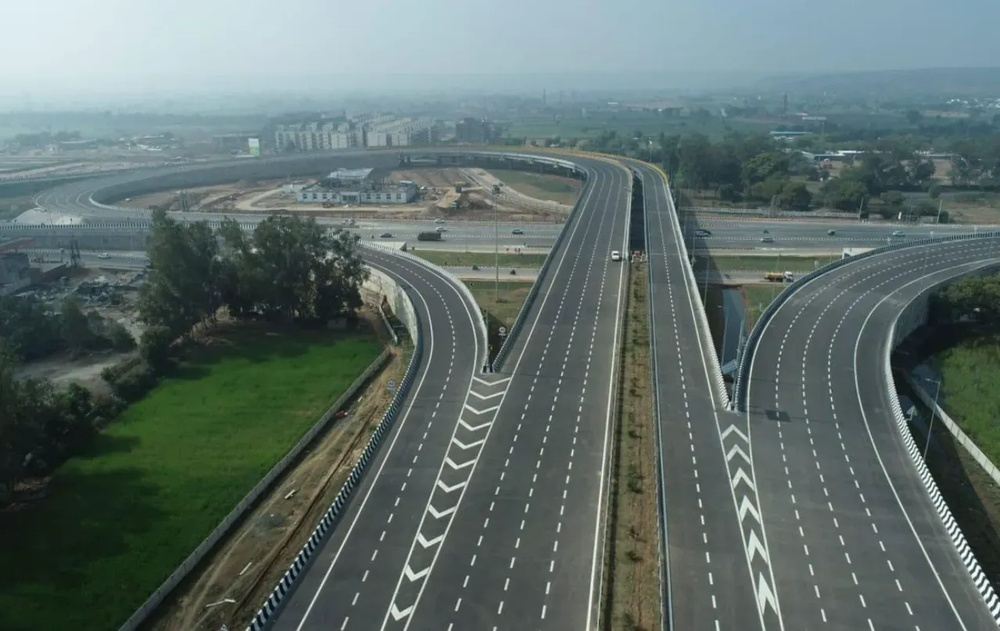
#> input picture road.jpg, 1000 x 631 px, shrunk from 1277 x 806 before the run
$ jupyter execute Exp7.ipynb
#> lines starting #> are read from the running program, lines starting #| are printed output that depends on the picture; after the words box and inside, x2 and y2 are one past the last pixel; in counts of white or black regions, pixels touching at a corner belong together
[cell 1]
import cv2
import numpy as np
import matplotlib.pyplot as plt

img = cv2.imread('road.jpg')
#> img is the input picture: shape (631, 1000, 3); mean B, G, R 106.7, 109.9, 94.5

# Check whether image was loaded successfully
if img is None:
    raise FileNotFoundError(
        "Could not find 'road.jpg'. Make sure the image is in the same folder as this notebook."
    )

# Convert BGR to RGB for Matplotlib
img = cv2.cvtColor(img, cv2.COLOR_BGR2RGB)

# Convert to grayscale
gray = cv2.cvtColor(img, cv2.COLOR_RGB2GRAY)
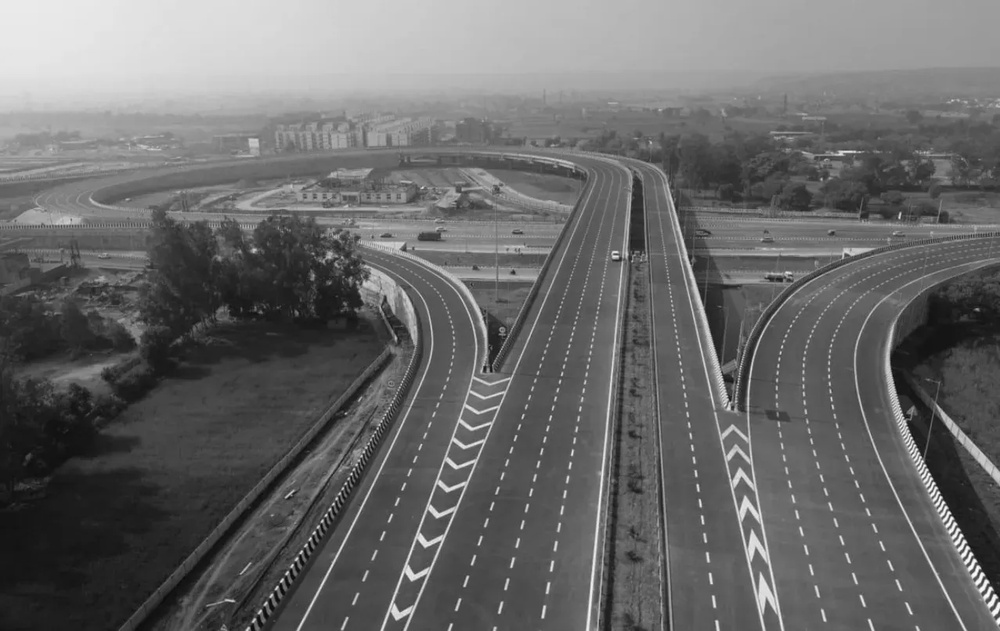
#> gray: shape (631, 1000); min 6, max 253, mean 104.9

plt.figure(figsize=(20, 10))

plt.subplot(1, 2, 1)
plt.imshow(img)
plt.title('Input Image')
plt.axis('off')

plt.subplot(1, 2, 2)
plt.imshow(gray, cmap='gray')
plt.title('Grayscale')
plt.axis('off')

plt.show()
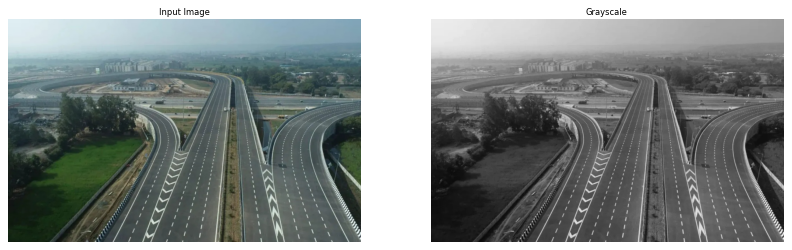
#> figure drawn by matplotlib, 2 panels

threshold_value = 120

_, threshold = cv2.threshold(
    gray,
    threshold_value,
    255,
    cv2.THRESH_BINARY
)
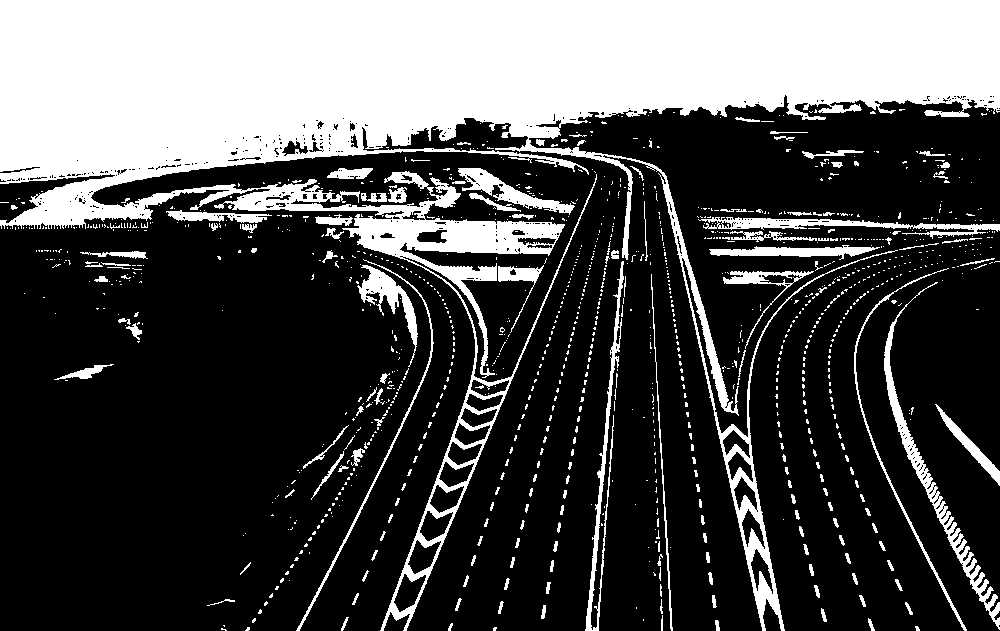
#> threshold: shape (631, 1000); 30.5% white; 1126 white regions (965 under 20 px), largest, box (x1, y1, x2, y2) and area: (0, 0, 1000, 631) 163013, (884, 282, 1000, 630) 3090, (698, 217, 1000, 239) 2061


# Display threshold image
plt.figure(figsize=(10, 8))
plt.imshow(threshold, cmap='gray')
plt.title('Threshold')
plt.axis('off')
plt.show()

# Get image dimensions
height, width = threshold.shape
#> height = 631; width = 1000

# Define ROI dynamically based on image size
roi_vertices = np.array([[
    [int(width * 0.10), int(height * 0.90)],
    [int(width * 0.90), int(height * 0.90)],
    [int(width * 0.57), int(height * 0.53)],
    [int(width * 0.43), int(height * 0.53)]
]], dtype=np.int32)


# Create blank mask
mask = np.zeros_like(threshold)


# Since threshold is grayscale, use 255
ignore_mask_color = 255


# Fill polygon
cv2.fillPoly(
    mask,
    roi_vertices,
    ignore_mask_color
)
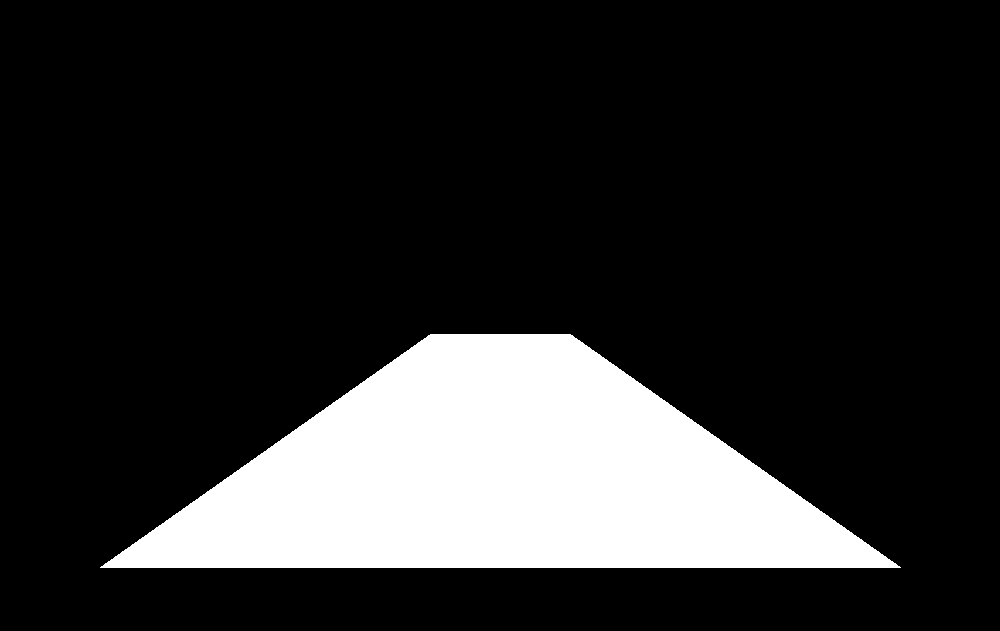
#> mask: shape (631, 1000); 17.5% white; 1 white region, box (x1, y1, x2, y2) and area: (100, 334, 901, 568) 110311


# Create ROI
roi = cv2.bitwise_and(
    threshold,
    mask
)
#> roi: shape (631, 1000); 1.6% white; 269 white regions (210 under 20 px), largest, box (x1, y1, x2, y2) and area: (404, 334, 531, 568) 2684, (720, 440, 772, 568) 1724, (592, 363, 615, 568) 823


# Display ROI results
plt.figure(figsize=(20, 10))

plt.subplot(1, 3, 1)
plt.imshow(threshold, cmap='gray')
plt.title('Initial Threshold')
plt.axis('off')

plt.subplot(1, 3, 2)
plt.imshow(mask, cmap='gray')
plt.title('Polygon Mask')
plt.axis('off')

plt.subplot(1, 3, 3)
plt.imshow(roi, cmap='gray')
plt.title('Isolated ROI')
plt.axis('off')

plt.show()

edges = cv2.Canny(
    roi,
    50,
    150
)
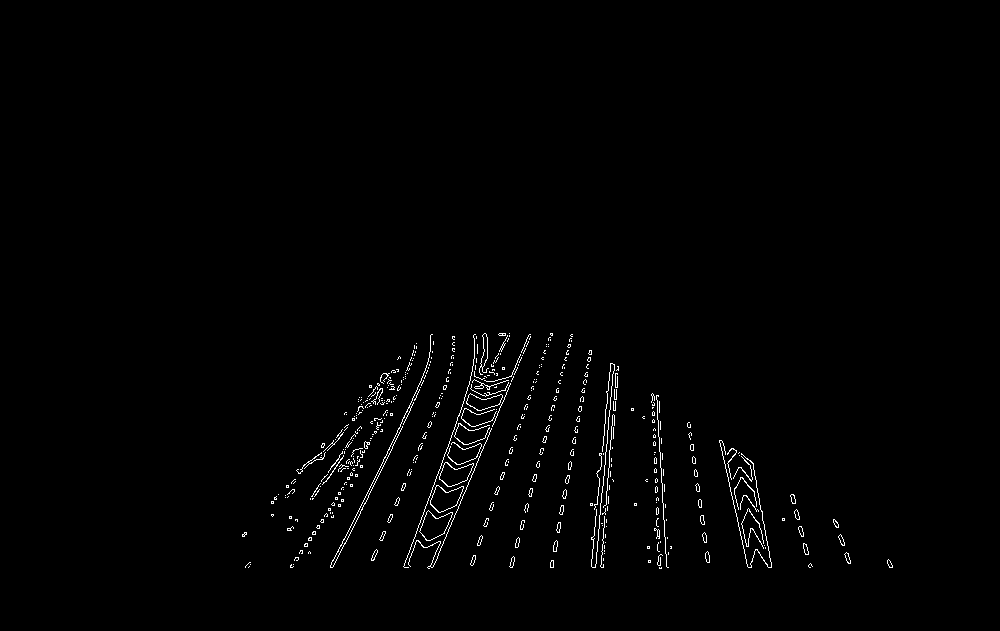
#> edges: shape (631, 1000); 1.1% white in thin lines or dots, all inside (x1, y1, x2, y2) = (242, 333, 893, 569)


# Gaussian blur
canny_blur = cv2.GaussianBlur(
    edges,
    (5, 5),
    0
)


# Display edge detection
plt.figure(figsize=(20, 10))

plt.subplot(1, 2, 1)
plt.imshow(edges, cmap='gray')
plt.title('Edge Detection')
plt.axis('off')

plt.subplot(1, 2, 2)
plt.imshow(canny_blur, cmap='gray')
plt.title('Blurred Edges')
plt.axis('off')

plt.show()

def draw_lines(img, lines, color=(255, 0, 0), thickness=2):
    """
    Draw detected lines on an image.

    Lines are converted to shape (N, 4)
    to avoid unpacking errors.
    """

    if lines is None:
        return

    # Convert to NumPy array
    lines = np.asarray(lines)

    # Convert to shape (N, 4)
    lines = lines.reshape(-1, 4)

    # Draw every line
    for x1, y1, x2, y2 in lines:

        cv2.line(
            img,
            (int(x1), int(y1)),
            (int(x2), int(y2)),
            color,
            thickness
        )


rho = 1
theta = np.pi / 180

threshold_hough = 20
min_line_length = 20
max_line_gap = 10


lines = cv2.HoughLinesP(
    canny_blur,
    rho,
    theta,
    threshold_hough,
    minLineLength=min_line_length,
    maxLineGap=max_line_gap
)
#> lines = 321 rows, first 6: [328, 569, 434, 351], [729, 496, 764, 510], [511, 569, 574, 333], [402, 569, 508, 331], [430, 570, 531, 332], [596, 486, 613, 361]


if lines is not None:

    # Convert from:
    # (N, 1, 4)
    #
    # to:
    # (N, 4)

    lines = lines.reshape(-1, 4)

    print("Hough line array shape:", lines.shape)
#| Hough line array shape: (321, 4)

else:

    print("No Hough lines were detected.")


hough = np.zeros(
    (img.shape[0], img.shape[1], 3),
    dtype=np.uint8
)


draw_lines(
    hough,
    lines,
    color=(255, 0, 0),
    thickness=2
)
#> the loop in draw_lines, `for x1, y1, x2, y2 in lines: ` made 321 passes
#> after the loop in draw_lines, `for x1, y1, x2, y2 in lines:`:
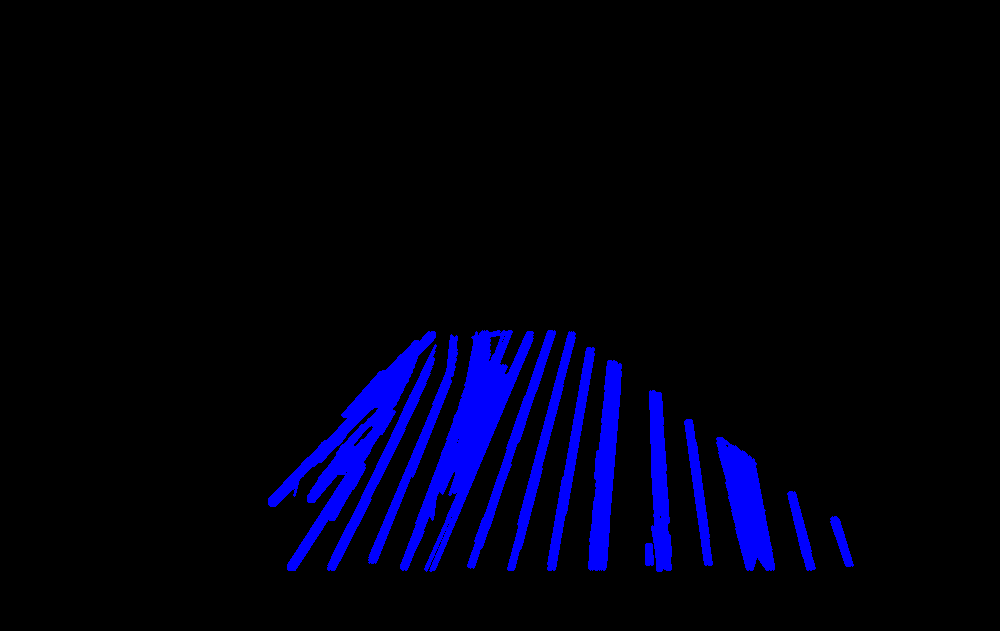
#> img: shape (631, 1000, 3); mean of channels 0, 1, 2 16.9, 0, 0; drawn as B, G, R


# Print detected lines safely
if lines is not None and len(lines) > 0:

    print(
        "Found {} lines, including: {}".format(
            len(lines),
            lines[0]
        )
    )
#| Found 321 lines, including: [328 569 434 351]

else:

    print("Found 0 lines.")


# Display Hough lines
plt.figure(figsize=(15, 10))

plt.imshow(hough)
plt.title('Hough Lines')
plt.axis('off')

plt.show()


def separate_left_right_lines(lines):
    """
    Separate lines into left and right lanes
    based on their slope.
    """

    left_lines = []
    right_lines = []

    if lines is None:
        return left_lines, right_lines

    # Make sure shape is (N, 4)
    lines = np.asarray(lines).reshape(-1, 4)

    for x1, y1, x2, y2 in lines:

        # Avoid division by zero
        if x2 - x1 == 0:
            continue

        # Calculate slope
        slope = (y2 - y1) / (x2 - x1)

        # Negative slope = left lane
        if slope < -0.5:

            left_lines.append(
                [x1, y1, x2, y2]
            )

        # Positive slope = right lane
        elif slope > 0.5:

            right_lines.append(
                [x1, y1, x2, y2]
            )

    return left_lines, right_lines


def cal_avg(values):

    if values is not None and len(values) > 0:

        return sum(values) / len(values)

    return 0


def extrapolate_lines(lines, upper_border, lower_border):
    """
    Extrapolate multiple detected lines into
    one average lane line.
    """

    slopes = []
    consts = []

    if lines is not None and len(lines) > 0:

        for x1, y1, x2, y2 in lines:

            # Avoid vertical lines
            if x2 - x1 == 0:
                continue

            # Calculate slope
            slope = (y2 - y1) / (x2 - x1)

            slopes.append(slope)

            # Equation:
            # y = mx + c
            c = y1 - slope * x1

            consts.append(c)


    # If no valid lines were found
    if len(slopes) == 0 or len(consts) == 0:

        return [
            0,
            lower_border,
            0,
            upper_border
        ]


    # Calculate average slope and intercept
    avg_slope = cal_avg(slopes)
    avg_consts = cal_avg(consts)


    # Avoid division by zero
    if avg_slope == 0:

        return [
            0,
            lower_border,
            0,
            upper_border
        ]


    # Calculate lower intersection
    x_lane_lower_point = int(
        (lower_border - avg_consts) / avg_slope
    )


    # Calculate upper intersection
    x_lane_upper_point = int(
        (upper_border - avg_consts) / avg_slope
    )


    return [
        x_lane_lower_point,
        lower_border,
        x_lane_upper_point,
        upper_border
    ]


roi_upper_border = int(height * 0.53)
#> roi_upper_border = 334
roi_lower_border = int(height * 0.90)
#> roi_lower_border = 567


lanes_img = np.zeros(
    (img.shape[0], img.shape[1], 3),
    dtype=np.uint8
)


lines_left, lines_right = separate_left_right_lines(
    lines
)
#> the loop in separate_left_right_lines, `for x1, y1, x2, y2 in lines:` made 321 passes
#> (x1, y1, x2, y2, slope) on passes 1 to 3: (328, 569, 434, 351, -2.06), (729, 496, 764, 510, 0.4), (511, 569, 574, 333, -3.75)
#> after the loop in separate_left_right_lines, `for x1, y1, x2, y2 in lines:`: left_lines = 235 items, first 6: [328, 569, 434, 351], [511, 569, 574, 333], [402, 569, 508, 331], [430, 570, 531, 332], [596, 486, 613, 361], [271, 505, 414, 362]; right_lines = 78 items, first 6: [652, 391, 661, 570], [653, 391, 668, 569], [650, 391, 657, 570], [650, 393, 653, 494], [720, 438, 771, 549], [690, 420, 710, 564]
#> lines_left has the same summary as left_lines in separate_left_right_lines; lines_right has the same summary as right_lines in separate_left_right_lines


print(
    "Left lane lines detected:",
    len(lines_left)
)
#| Left lane lines detected: 235

print(
    "Right lane lines detected:",
    len(lines_right)
)
#| Right lane lines detected: 78


lane_left = extrapolate_lines(
    lines_left,
    roi_upper_border,
    roi_lower_border
)
#> the loop in extrapolate_lines, `for x1, y1, x2, y2 in lines:` made 235 passes
#> (x1, y1, x2, y2, slope, c) on passes 1 to 3: (328, 569, 434, 351, -2.06, 1243.6), (511, 569, 574, 333, -3.75, 2483.2), (402, 569, 508, 331, -2.25, 1471.6)
#> after the loop in extrapolate_lines, `for x1, y1, x2, y2 in lines:`: consts = 235 values, max 10302 at index 109, min 679.2 at index 215, mean 2057.9; slopes = 235 values, max -0.8 at index 215, min -16.5 at index 109, mean -3.24
#> in extrapolate_lines, `avg_slope = cal_avg(slopes)`: avg_slope = -3.24
#> in extrapolate_lines, `avg_consts = cal_avg(consts)`: avg_consts = 2057.9
#> in extrapolate_lines, `x_lane_lower_point = int( (lower_border - avg_consts) / avg_slope )`: x_lane_lower_point = 459
#> in extrapolate_lines, `x_lane_upper_point = int( (upper_border - avg_consts) / avg_slope )`: x_lane_upper_point = 531
#> lane_left = [459, 567, 531, 334]


lane_right = extrapolate_lines(
    lines_right,
    roi_upper_border,
    roi_lower_border
)
#> the loop in extrapolate_lines (call 2), `for x1, y1, x2, y2 in lines:` made 78 passes
#> (x1, y1, x2, y2, slope, c) on passes 1 to 12: (652, 391, 661, 570, 19.89, -12576.6), (653, 391, 668, 569, 11.87, -7357.9), (650, 391, 657, 570, 25.57, -16230.4), (650, 393, 653, 494, 33.67, -21490.3), (720, 438, 771, 549, 2.18, -1129.1), (690, 420, 710, 564, 7.2, -4548), (719, 452, 752, 569, 3.55, -2097.2), (717, 438, 754, 561, 3.32, -1945.5), (654, 396, 669, 569, 11.53, -7146.8), (654, 391, 670, 569, 11.12, -6884.8), (729, 446, 767, 569, 3.24, -1913.7), (687, 420, 708, 564, 6.86, -4290.9)
#> lane_right = [703, 567, 671, 334]


print("Left lane:", lane_left)
#| Left lane: [459, 567, 531, 334]
print("Right lane:", lane_right)
#| Right lane: [703, 567, 671, 334]


draw_lines(
    lanes_img,
    [lane_left],
    color=(255, 0, 0),
    thickness=10
)
#> call 2 of draw_lines, with color = (255, 0, 0), thickness = 10
#> after the loop in draw_lines (call 2), `for x1, y1, x2, y2 in lines:`:
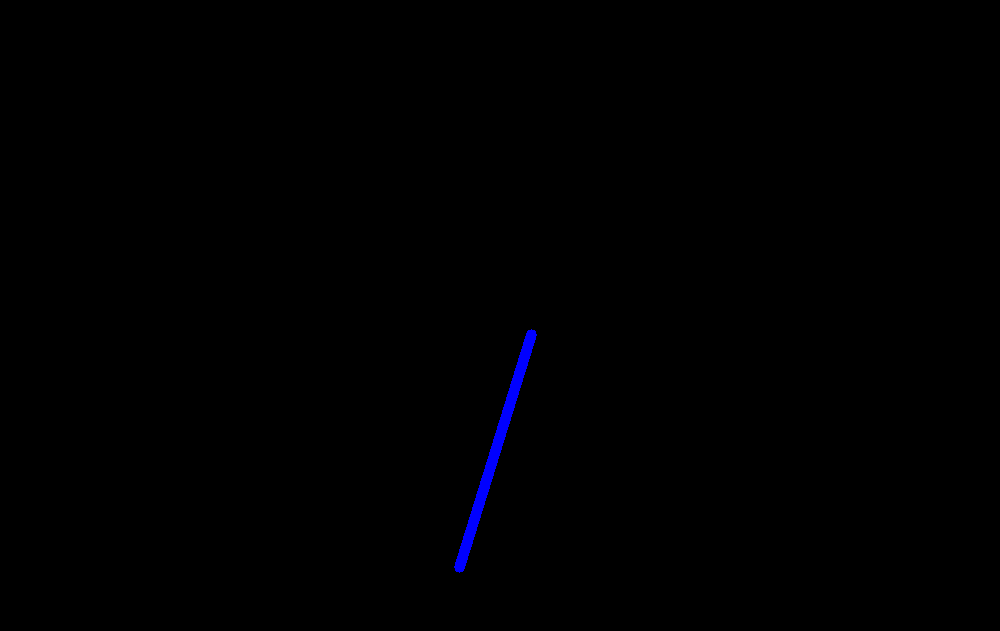
#> img: shape (631, 1000, 3); mean of channels 0, 1, 2 1.1, 0, 0; drawn as B, G, R


draw_lines(
    lanes_img,
    [lane_right],
    color=(0, 255, 0),
    thickness=10
)
#> call 3 of draw_lines, with color = (0, 255, 0), thickness = 10
#> after the loop in draw_lines (call 3), `for x1, y1, x2, y2 in lines:`:
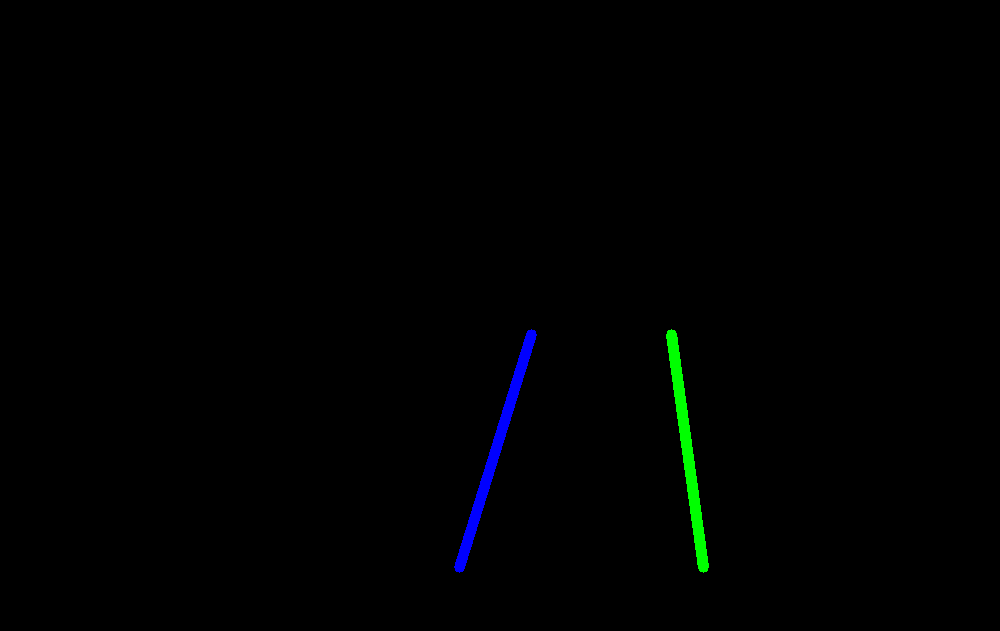
#> img: shape (631, 1000, 3); 0.43% of pixels changed, all inside (x1, y1, x2, y2) = (666, 329, 709, 573); drawn as B, G, R


fig = plt.figure(figsize=(20, 10))


ax = fig.add_subplot(1, 2, 1)

ax.imshow(hough)

ax.set_title(
    'Before Extrapolation'
)

ax.axis('off')


ax = fig.add_subplot(1, 2, 2)

ax.imshow(lanes_img)

ax.set_title(
    'After Extrapolation'
)

ax.axis('off')


plt.show()
